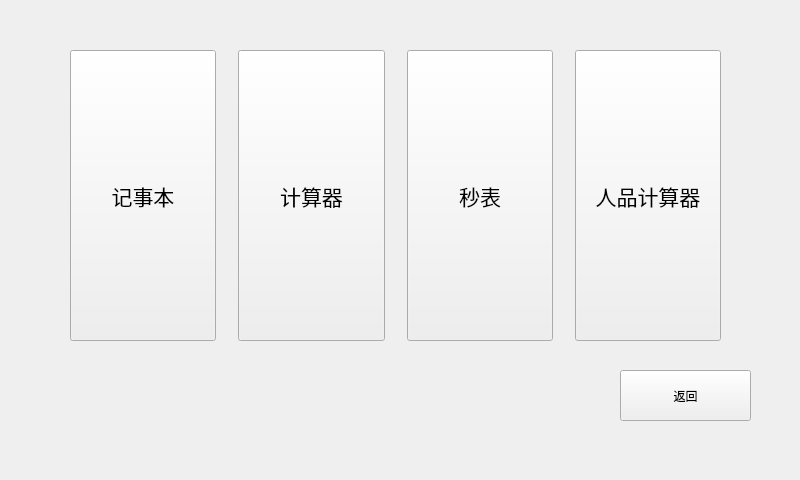
<?xml version="1.0" encoding="UTF-8"?>
<ui version="4.0">
 <class>leisure</class>
 <widget class="QMainWindow" name="leisure">
  <property name="geometry">
   <rect>
    <x>0</x>
    <y>0</y>
    <width>800</width>
    <height>480</height>
   </rect>
  </property>
  <property name="windowTitle">
   <string>娱乐与功能</string>
  </property>
  <widget class="QWidget" name="centralwidget">
   <widget class="QPushButton" name="back_btn">
    <property name="geometry">
     <rect>
      <x>620</x>
      <y>370</y>
      <width>131</width>
      <height>51</height>
     </rect>
    </property>
    <property name="text">
     <string>返回</string>
    </property>
   </widget>
   <widget class="QWidget" name="horizontalLayoutWidget">
    <property name="geometry">
     <rect>
      <x>70</x>
      <y>50</y>
      <width>651</width>
      <height>291</height>
     </rect>
    </property>
    <layout class="QHBoxLayout" name="horizontalLayout">
     <property name="spacing">
      <number>22</number>
     </property>
     <item>
      <widget class="QPushButton" name="notepad_Btn">
       <property name="sizePolicy">
        <sizepolicy hsizetype="Expanding" vsizetype="Expanding">
         <horstretch>0</horstretch>
         <verstretch>0</verstretch>
        </sizepolicy>
       </property>
       <property name="font">
        <font>
         <pointsize>16</pointsize>
        </font>
       </property>
       <property name="text">
        <string>记事本</string>
       </property>
      </widget>
     </item>
     <item>
      <widget class="QPushButton" name="calc_btn">
       <property name="sizePolicy">
        <sizepolicy hsizetype="Expanding" vsizetype="Expanding">
         <horstretch>0</horstretch>
         <verstretch>0</verstretch>
        </sizepolicy>
       </property>
       <property name="font">
        <font>
         <pointsize>16</pointsize>
        </font>
       </property>
       <property name="text">
        <string>计算器</string>
       </property>
      </widget>
     </item>
     <item>
      <widget class="QPushButton" name="stopwatch_Btn">
       <property name="sizePolicy">
        <sizepolicy hsizetype="Expanding" vsizetype="Expanding">
         <horstretch>0</horstretch>
         <verstretch>0</verstretch>
        </sizepolicy>
       </property>
       <property name="font">
        <font>
         <pointsize>16</pointsize>
        </font>
       </property>
       <property name="text">
        <string>秒表</string>
       </property>
      </widget>
     </item>
     <item>
      <widget class="QPushButton" name="game_Btn">
       <property name="sizePolicy">
        <sizepolicy hsizetype="Expanding" vsizetype="Expanding">
         <horstretch>0</horstretch>
         <verstretch>0</verstretch>
        </sizepolicy>
       </property>
       <property name="font">
        <font>
         <pointsize>16</pointsize>
        </font>
       </property>
       <property name="text">
        <string>人品计算器</string>
       </property>
      </widget>
     </item>
    </layout>
   </widget>
  </widget>
 </widget>
 <resources/>
 <connections/>
</ui>
